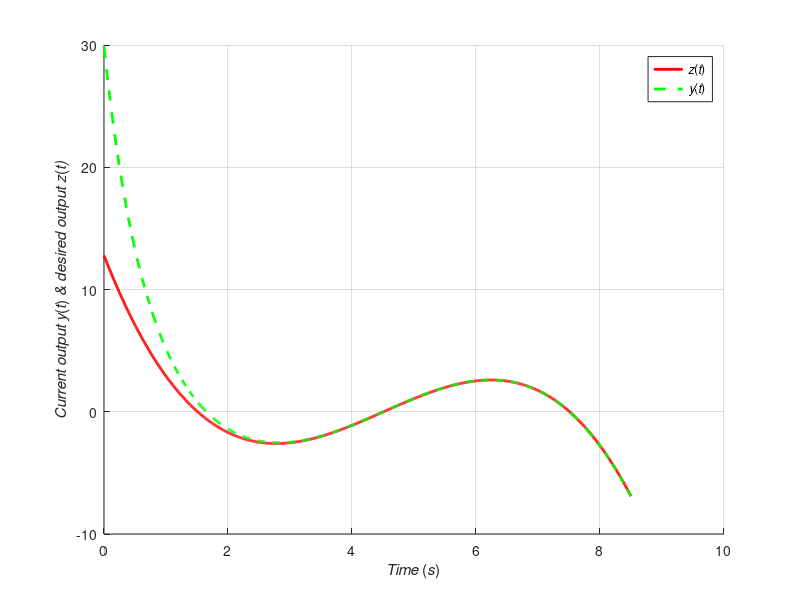
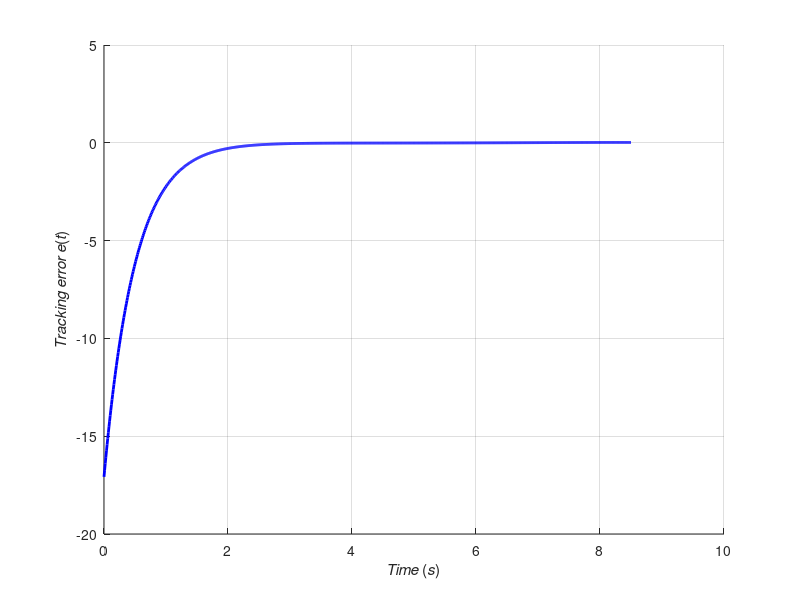

MATLAB code for these plots, in order:
%==========================================================================
% Tutorial Control methods
% Topic: Linear quadratic (LQ) trajectory-tracking problem
% Authors: M.Trifonov 
% Email: trifonov.m@yahoo.com
% Date(dd-mm-yyyy): 08-04-2019
%==========================================================================
clc; clear all; close all
% Initial data for state-space model
a = -1; b = 1; c = 1;
d = 1; xi = 1;
% Components of weight matrixes F, Q, R
f = 0.05;
q = 50;
r = 0.2;
% Elements of the optimal
l=a-q*d/(r+q*d^2);
m=1./(r+q*d^2);
n=q*d/(r+q*d^2);
v=q-q^2*d^2/(r+q*d^2);
w=q-q^2*d^2/(r+q*d^2);
% Simulation parameters
tk = 8.5;  % end time
dt = 0.01; % step time
% Initial state for xx, k, g
xx = -5;  %initial state for a desired trajectory
k = f;
g = f*((xx^3 + 3*xx^2 - 6*xx - 8)/4); %
% Cycle in reverse time, calculation of the Riccati equation
i = 0;
for t = tk:-dt:0 
    % indixes
    i = i + 1;
    xx = xx + 0.01;
    % Desired trajectory
    z = (xx^3 + 3*xx^2 - 6*xx - 8)/4;
    % Riccati equation
    k = k-dt*(m*k^2 - 2.*l*k - v);    
    g = g-dt*((k*m-l)*g+(k*n-w)*z + k*xi);   
    %
    tm(((tk/dt)+2)-i,1) = t;
    zm(((tk/dt)+2)-i,1) = z;
    km(((tk/dt)+2)-i,1) = k;    
    gm(((tk/dt)+2)-i,1) = g;
    
end

% Cycle for a calculation of the linear time-variant dynamic system
x = -1000; % 0 % initial state of the linear system
j = 0;
for t = 0:dt:tk
    j = j + 1;
    % Optimal control
    u = (gm(j,1)+q*d*zm(j,1)-(km(j,1)+q*d)*x)/(r+q*d^2);
    % State space model with external disturbance - Xi
    x = x + dt*(a*x + b*u + xi); % b=1
    y = c*x + d*u;              % c=1
    % Tracking error
    e = zm(j,1)-y;
    % To plotting 
    Y(j,1) = y;
    Z(j,1) = zm(j,1);
    E(j,1) = e;
end
% Plotting
figure(1);hold on;grid on
plot(tm(:,1),Z(:,1),'r','Linewidth',2);
plot(tm(:,1),Y(:,1),'--g','Linewidth',2);grid on
xlabel('\itTime \rm(\its\rm)'); ylabel('\itCurrent output y\rm(\itt\rm) \it& desired output z\rm(\itt\it)');
legend('\itz\rm(\itt\rm)','\ity\rm(\itt\rm)');
figure(2);hold on;grid on;
plot(tm(:,1),E(:,1),'b','Linewidth',2);
xlabel('\itTime \rm(\its\rm)'); ylabel('\itTracking error e\rm(\itt\rm)');
